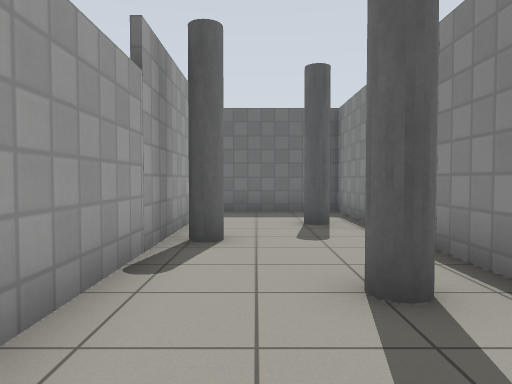
view 1 (above)

17 first-person views from a walk through a robot-simulator world made for Gazebo. The camera is 0.94 m above the floor, tilts 2° down and sees 70° across. The floor is counted in squares, 1 m on a side. Each view is taken from the middle of a square. On the plan, view 1 faces up. The plan holds only what a view shows up to about 13 squares ahead; the rest is blank. Gazebo's built-in surfaces are drawn with simple patterns. Some stock models are drawn as simple stand-ins.

view 2
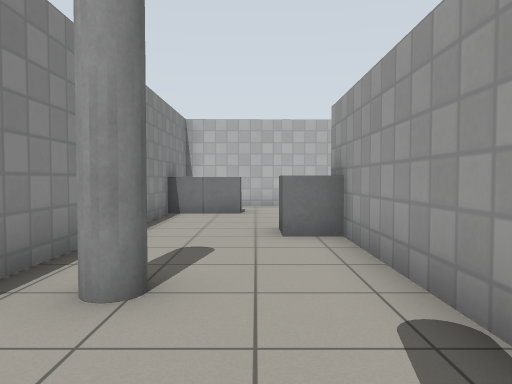

view 3
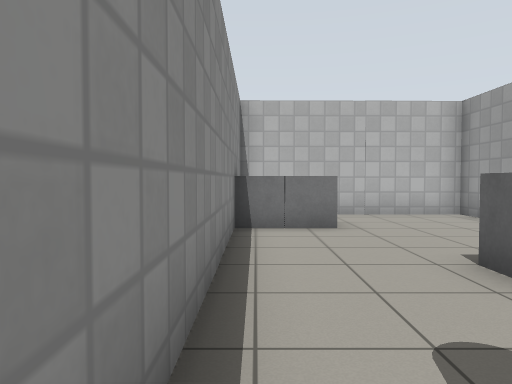

view 4
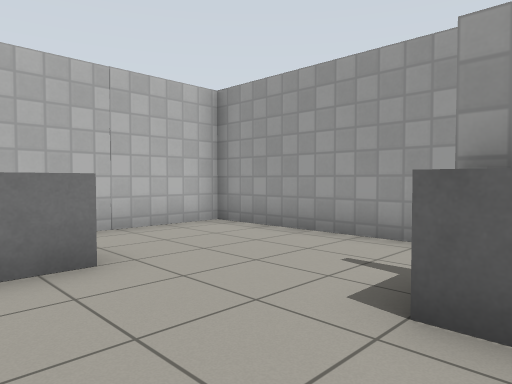

view 5
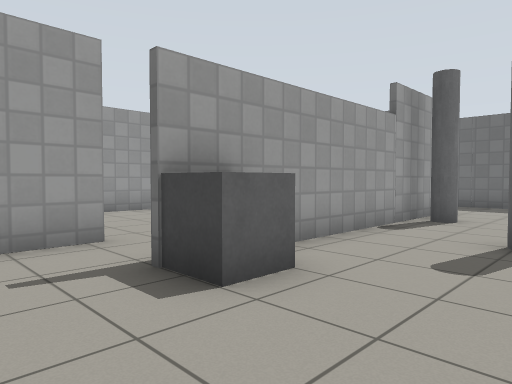

view 6
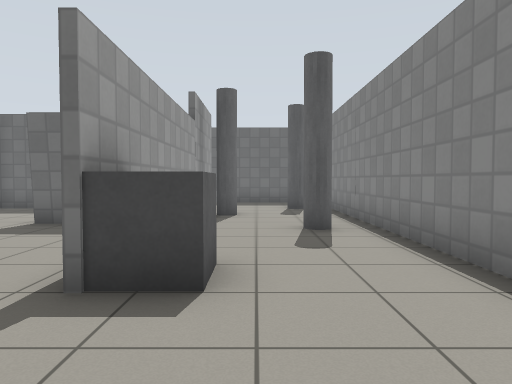

view 7
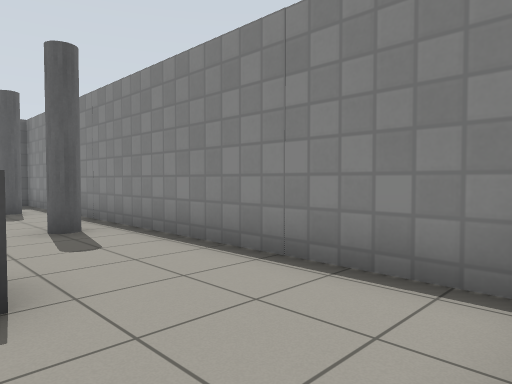

view 8
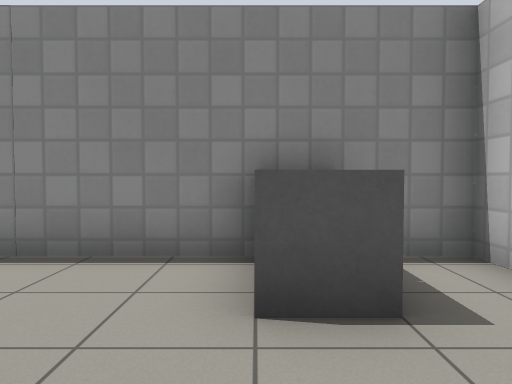

view 9
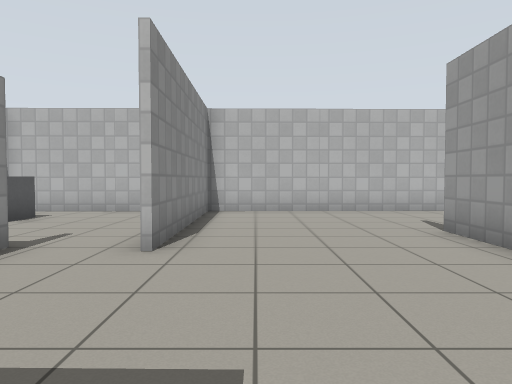

view 10
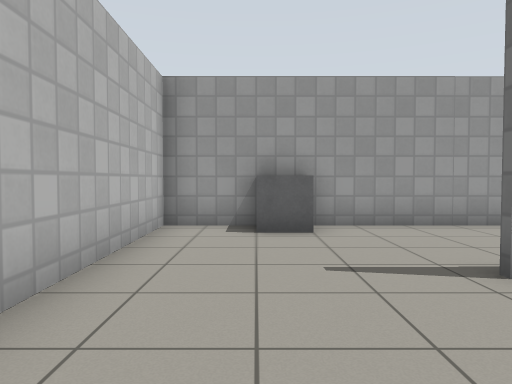

view 11
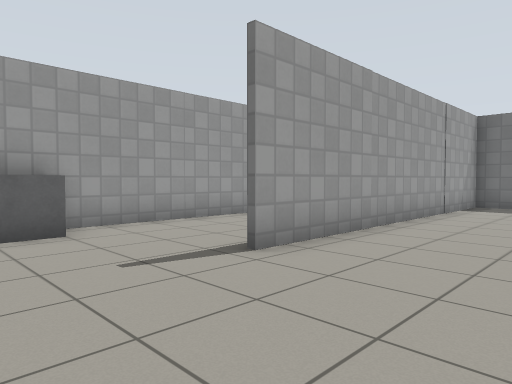

view 12
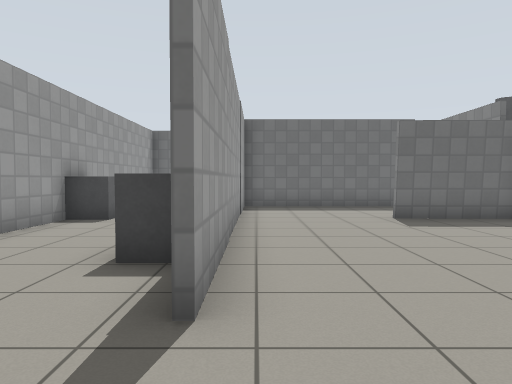

view 13
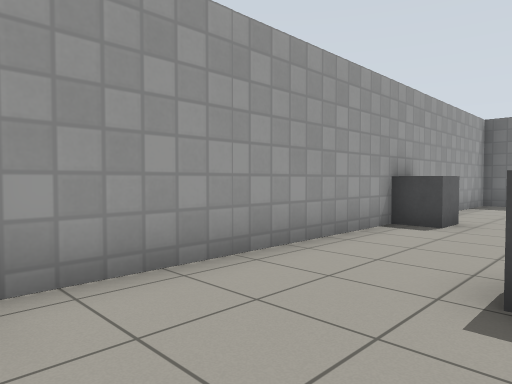

view 14
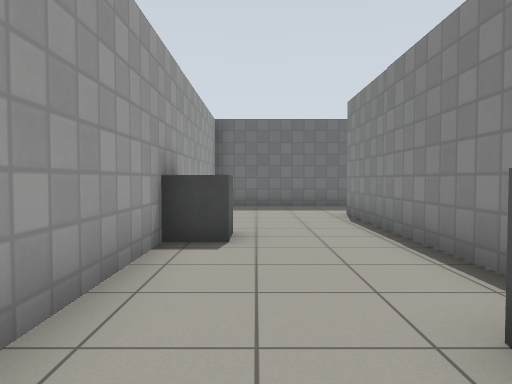

view 15
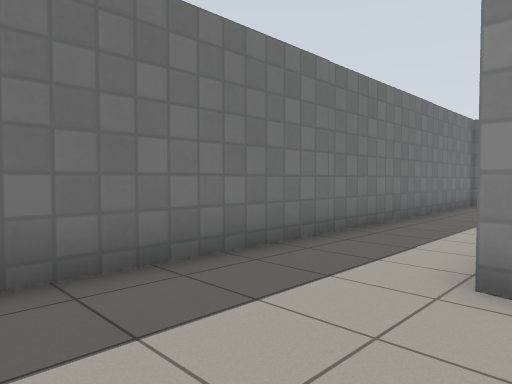

view 16
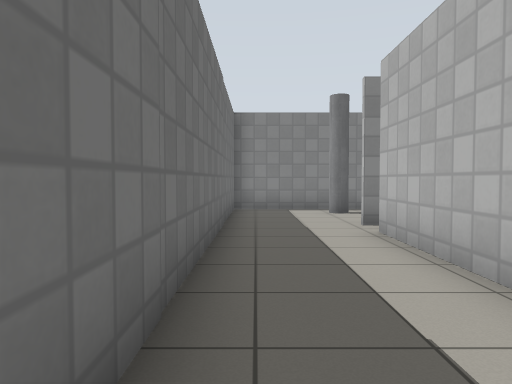

view 17
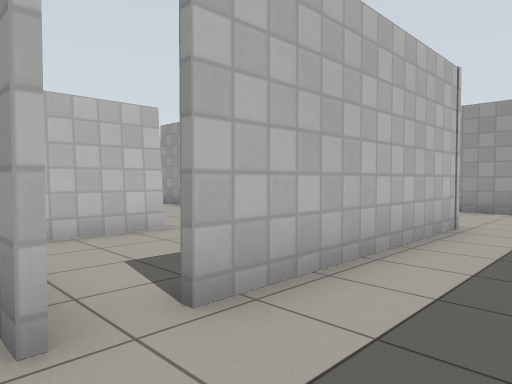

### Floor plan
Points are (right, up) in squares from view 1. A wall is a line through its corners. A room is listed if a view was taken in it or the views show most of it. See-through windows are left out.
Room 1 (views 1, 2, 3, 4, 5, 6, 7, 8)
walls: (-3.5, -0.6) (-3.4, -6.8); (-1.4, 7.9) (-1.4, -0.9); (-4, -6.7) (2.4, -6.6) (2.4, 10.6) (-0.6, 10.6)
ways out: opening at (-3, 0) to room 2; opening at (-1, 9.5) to room 2
objects: other object (-1, -1) to (-1, 0); grey pole (-1, 6); other object (1, -5) to (1, -4); grey pole (1, 3); grey pole (1, 8); other object (2, -5) to (2, -4)
Room 2 (views 9, 10, 11, 12, 13, 14, 15, 16, 17)
walls: (-8.6, 1.4) (-8.6, 7.8) (-2.5, 7.8); (-8.4, -1.4) (-8.4, -2.6); (-4.7, 3.8) (-2.6, 3.8); (-1.8, 3.6) (-4.7, 3.6); (-3.1, 7.7) (-8.4, 7.7) (-8.4, 0.4); (-3.6, -6.6) (-3.7, -0.6); (-0.6, 10.6) (-12.4, 10.6) (-12.4, -6.9) (-4, -6.7)
ways out: opening at (-3, 0) to room 1; opening at (-1, 9.5) to room 1
objects: other object (-12, -5) to (-12, -4); other object (-12, 4); other object (-9, -1) to (-9, 0)

Where each view was taken, in squares from view 1:
view 1: 0 up, 0 right, facing up
view 2: 6 up, 0 right, facing down
view 3: 3 up, 2 right, facing down
view 4: 0 up, 2 right, facing down-left
view 5: 3 down, 2 right, facing up-left
view 6: 4 down, 0 right, facing up
view 7: 4 down, 1 left, facing up-right
view 8: 4 down, 2 left, facing right
view 9: 4 up, 5 left, facing down
view 10: 5 down, 5 left, facing left
view 11: 6 down, 5 left, facing up-left
view 12: 5 down, 8 left, facing up
view 13: 4 down, 9 left, facing up-left
view 14: 2 down, 11 left, facing up
view 15: 7 up, 12 left, facing up-right
view 16: 10 up, 9 left, facing right
view 17: 10 up, 1 left, facing down-left
